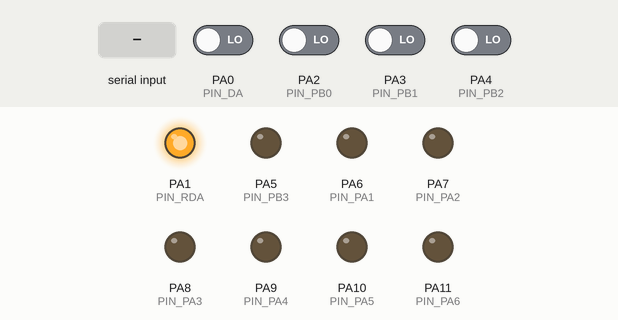
A sketch run on a simulated STM32 Blue Pill. On the bench: output pins drawn as LEDs (lit = HIGH). The inputs (shaded band) are chosen by the test bench; at power-on: PA0 (PIN_DA), PA2 (PIN_PB0), PA3 (PIN_PB1), PA4 (PIN_PB2) LOW. Pins used as bus, display or sensor lines are not drawn; what the sketch prints to the serial monitor is not drawn.

Above: at 1.2 s.
1.3 s: PA0 (PIN_DA) driven HIGH
At 4.0 s:
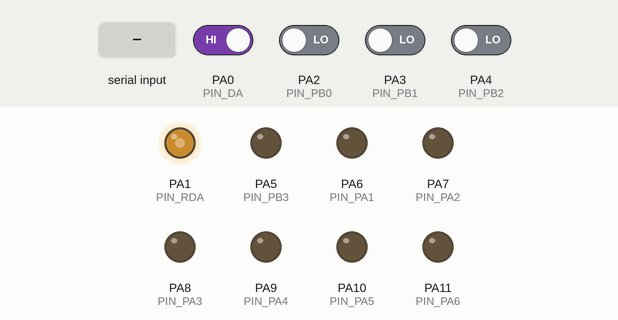
4.3 s: PA0 (PIN_DA) driven LOW
At 5.5 s:
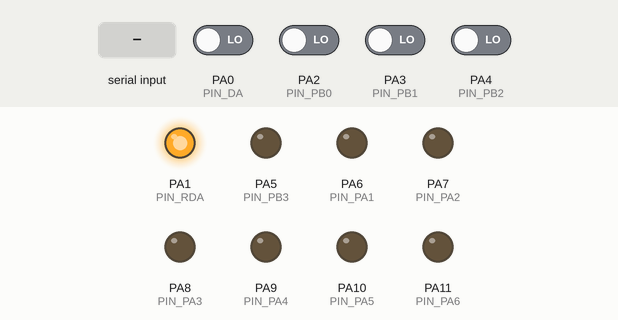
5.8 s: byte 30 received over Serial
At 6.2 s:
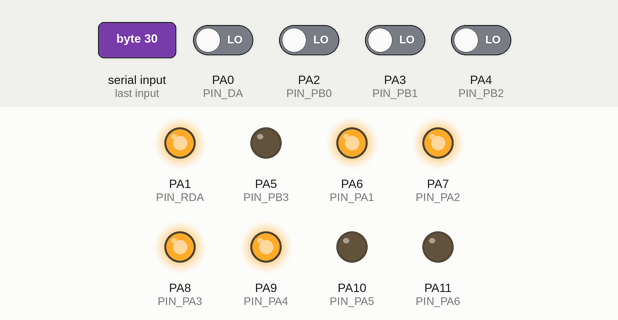
7.3 s: byte 90 received over Serial
At 8.5 s:
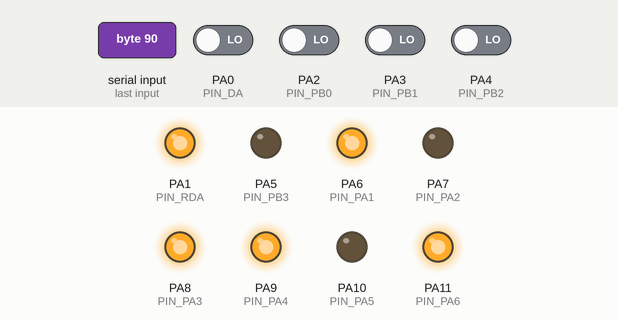
8.8 s: byte 120 received over Serial
At 9.7 s:
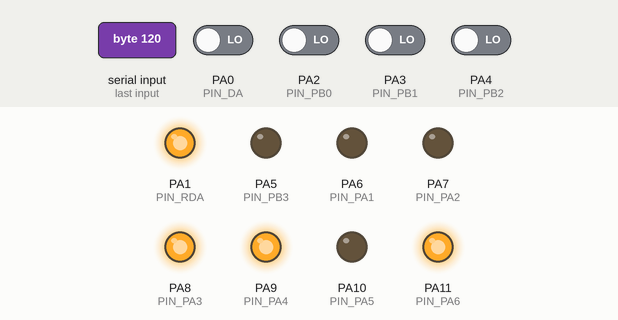
10.3 s: PA0 (PIN_DA) driven HIGH
At 12.6 s:
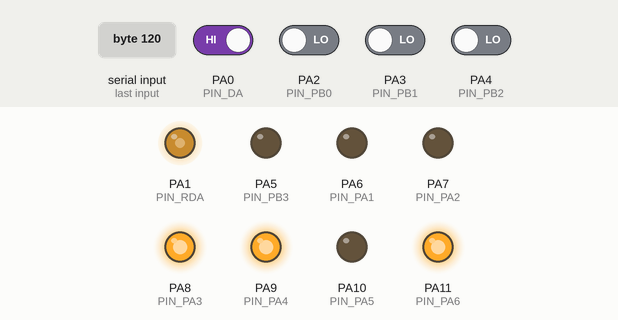
Timing chart, 0 to 14.1 s (numbered marks = the images above; inputs shaded):
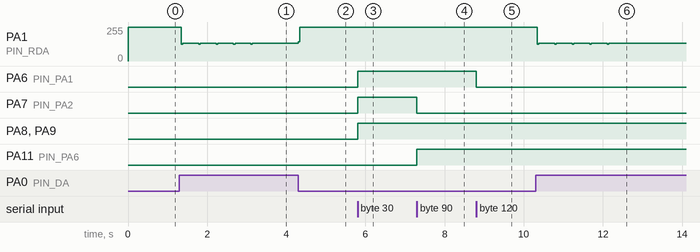

The sketch:

SerialIO.ino
```cpp
// ---------------------------------------------------------------------------------- //
// Apple 1 Mini firmware for Arduino                                                  //
//                                                                                    //
// Version 1.0                                                                        //
// By Ruud van Falier                                                                 //
//                                                                                    //
// Enables serial communication between an Arduino and the Apple 1 PIA.               //
// Also implements a blinking cursor and green text using VT100 escape codes          //
// (VT100 codes only tested with PuTTY client!)                                       //
//                                                                                    //
// Heavily based on Propeller source code from Briel Computers' Apple 1 replica.      //
// ---------------------------------------------------------------------------------- //

// Port definitions (Arduino pins connected to the PIA)
#define PIN_DA  A0
#define PIN_RDA A1
#define PIN_PB0 2
#define PIN_PB1 3
#define PIN_PB2 4
#define PIN_PB3 A5
#define PIN_PB4 A4
#define PIN_PB5 A3
#define PIN_PB6 A2
#define PIN_PA0 5
#define PIN_PA1 6
#define PIN_PA2 7
#define PIN_PA3 8
#define PIN_PA4 9
#define PIN_PA5 10
#define PIN_PA6 11
#define PIN_STROBE 12

#define DELAY_VIDEO 1
#define DELAY_ASCII 1

// VT100 codes (used for cursor and text color implementation)
#define VT100_OFF           "\033[0m"     // Disable formatting
#define VT100_DEFAULT       "\033[32m"    // Color green
#define VT100_BLINK         "\033[5;32m"  // Blink color green
#define VT100_BOLD          "\033[1;32m"  // Bold color green
#define VT100_CLS           "\033[2J"     // Clear screen
#define VT100_RESET_CURSOR  "\033[H"      // Position cursor in top left corner
#define VT100_CURSOR_LEFT   "\033[1D"     // Move cursor one column to the left
#define VT100_ERASE_EOL     "\033[K"      // Erase from cursor until end of line
#define CURSOR_CHAR   "@"

// Global variables
uint8_t video_data = 0;
uint8_t video_data_pins[] = { PIN_PB0, PIN_PB1, PIN_PB2, PIN_PB3, PIN_PB4, PIN_PB5, PIN_PB6 };
uint8_t serial_data;

bool cursor_visible = false;

/*
 * Program initialization
 */
void setup()
{
  // Setup video data pins (output from the PIA)
  pinMode(PIN_RDA, OUTPUT);
  pinMode(PIN_DA, INPUT);
  pinMode(PIN_PB0, INPUT);
  pinMode(PIN_PB1, INPUT);
  pinMode(PIN_PB2, INPUT);
  pinMode(PIN_PB3, INPUT);
  pinMode(PIN_PB4, INPUT);
  pinMode(PIN_PB5, INPUT);
  pinMode(PIN_PB6, INPUT);

  // Setup ASCII data pins (input for the PIA)
  pinMode(PIN_STROBE, OUTPUT);
  pinMode(PIN_PA0, OUTPUT);
  pinMode(PIN_PA1, OUTPUT);
  pinMode(PIN_PA2, OUTPUT);
  pinMode(PIN_PA3, OUTPUT);
  pinMode(PIN_PA4, OUTPUT);
  pinMode(PIN_PA5, OUTPUT);
  pinMode(PIN_PA6, OUTPUT);

  Serial.begin(9600);

  display_boot_message();
}

/*
 * Program loop
 */
void loop()
{
  process_video_data();
  process_serial_data();
}

/*
 * Displays the Apple 1 Replica firmware boot message and enables the blinking cursor
 */
void display_boot_message()
{
  cursor_visible = false;

  Serial.print(VT100_CLS);
  Serial.print(VT100_RESET_CURSOR);
  Serial.print(VT100_OFF);
  Serial.print(VT100_DEFAULT);
  Serial.println("+------------------------+");
  Serial.print("|      ");
  Serial.print(VT100_OFF);
  Serial.print(VT100_BOLD);
  Serial.print("APPLE 1 MINI");
  Serial.print(VT100_OFF);
  Serial.print(VT100_DEFAULT);
  Serial.println("      |");
  Serial.print(VT100_OFF);
  Serial.print(VT100_DEFAULT);
  Serial.println("|------------------------|");
  Serial.println("| FIRMWARE VERSION 1.0   |");
  Serial.println("| RUUD VAN FALIER, 2017  |");
  Serial.println("+------------------------+");
  Serial.println();
  Serial.println("READY...");
  Serial.println();
  Serial.print(VT100_OFF);

  show_cursor();
}

/*
 * Retrieves video (character) data from the PIA and sends it to the user over the serial connection.
 */
void process_video_data()
{
  // Tell the PIA we are ready to receive data.
  digitalWrite(PIN_RDA, HIGH);
  delay(DELAY_VIDEO);

  while (digitalRead(PIN_DA))
  {
    // Data is available.
    video_data = 0;

    // Decode the data bits to a byte.
    for (int i = 0; i < 7; i++)
    {
      if (digitalRead(video_data_pins[i]))
      {
        video_data |= (1 << i);
      }
    }

    // Send video data over serial connection.
    if (video_data == 13)
    {
      // Carrage return.
      hide_cursor();
      Serial.println();
    }
    else if (video_data > 31)
    {
      // Display-compatible character.
      hide_cursor();
      Serial.print(VT100_DEFAULT);
      Serial.print((char)video_data);
      Serial.print(VT100_OFF);
    }

    // Done receiving this byte.
    digitalWrite(PIN_RDA, LOW);
    delay(DELAY_VIDEO);

    // Tell the PIA we are ready to receive more data.
    digitalWrite(PIN_RDA, HIGH);
    delay(DELAY_VIDEO);
  }

  show_cursor();
}

/*
 * Processes data received from the serial connection.
 * Puts the received data on to the PIA where the CPU will read it from.
 */
void process_serial_data()
{
  // Wait for serial data coming in.
  while (Serial.available() > 0)
  {
    serial_data = Serial.read();

    if (serial_data == 203)
    {
      // Translate uppercase ESC to normal ESC.
      serial_data = 27;
    }

    if (serial_data >= 97 && serial_data <= 122)
    {
      // Translate lowercase characters to uppercase as the Apple 1 only supports uppercase.
      serial_data -= 32;
    }

    if (serial_data < 96)
    {
      // Encode any Apple 1 compatible character to data bits.
      digitalWrite(PIN_PA6, bitRead(serial_data, 6));
      digitalWrite(PIN_PA5, bitRead(serial_data, 5));
      digitalWrite(PIN_PA4, bitRead(serial_data, 4));
      digitalWrite(PIN_PA3, bitRead(serial_data, 3));
      digitalWrite(PIN_PA2, bitRead(serial_data, 2));
      digitalWrite(PIN_PA1, bitRead(serial_data, 1));
      digitalWrite(PIN_PA0, bitRead(serial_data, 0));

      // Pulse the STROBE bit so the PIA will process the input.
      digitalWrite(PIN_STROBE, HIGH);
      delay(DELAY_ASCII);
      digitalWrite(PIN_STROBE, LOW);
    }

    process_video_data();
  }
}

/*
 * Remove the cursor character from the screen by sending a backspace.
 */
void hide_cursor()
{
  if (cursor_visible)
  {
    Serial.print(VT100_CURSOR_LEFT);
    Serial.print(VT100_ERASE_EOL);
    cursor_visible = false;
  }
}

/*
 * Display blinking cursor character.
 */
void show_cursor()
{
  if (!cursor_visible)
  {
    Serial.print(VT100_BLINK);
    Serial.print(CURSOR_CHAR);
    Serial.print(VT100_OFF);
    cursor_visible = true;
  }
}
```

Measured:
- after the input at 1.3 s, PA1 (PIN_RDA): alternates 133/255 for 0.40 s and 127/255 for 0.04 s, 10 changes in all, then stays 133/255, starting at once
- after the input at 4.3 s, PA1 (PIN_RDA): 133/255 → 255/255 at once
- after the input at 5.8 s, PA6 (PIN_PA1), PA7 (PIN_PA2), PA8 (PIN_PA3), PA9 (PIN_PA4): LOW → HIGH at once
- after the input at 7.3 s, PA7 (PIN_PA2): HIGH → LOW at once; PA11 (PIN_PA6): LOW → HIGH at once
- after the input at 8.8 s, PA6 (PIN_PA1): HIGH → LOW at once
- after the input at 10.3 s, PA1 (PIN_RDA): alternates 133/255 for 0.40 s and 127/255 for 0.04 s, 10 changes in all, then stays 133/255, starting at once
